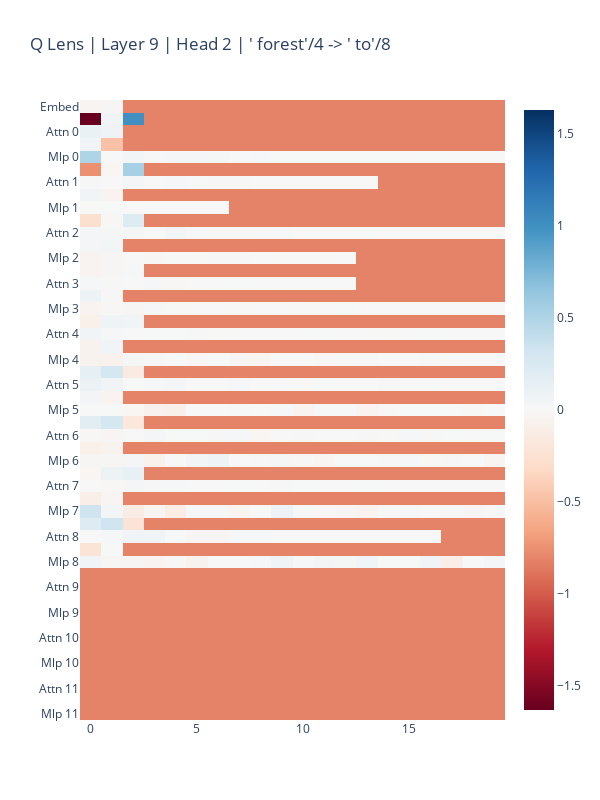

The code cell stored with this chart in its notebook:
### Code cell
head = uu[6]('q')

### Figure 1 — Plotly figure (JSON) as saved in the notebook; plotly's stock layout.template omitted (floating-point values rounded to 4 significant figures; data arrays with more than 128 entries replaced by an {"elided": "..."} marker saying what was removed)
{"data": [{"coloraxis": "coloraxis", "hovertemplate": "x: %{x}<br>y: %{y}<br>color: %{z}<extra></extra>", "name": "0", "type": "heatmap", "xaxis": "x", "y": ["Embed", "Attn 0 Error/Bias", "Attn 0", "Mlp 0 Error/Bias", "Mlp 0", "Attn 1 Error/Bias", "Attn 1", "Mlp 1 Error/Bias", "Mlp 1", "Attn 2 Error/Bias", "Attn 2", "Mlp 2 Error/Bias", "Mlp 2", "Attn 3 Error/Bias", "Attn 3", "Mlp 3 Error/Bias", "Mlp 3", "Attn 4 Error/Bias", "Attn 4", "Mlp 4 Error/Bias", "Mlp 4", "Attn 5 Error/Bias", "Attn 5", "Mlp 5 Error/Bias", "Mlp 5", "Attn 6 Error/Bias", "Attn 6", "Mlp 6 Error/Bias", "Mlp 6", "Attn 7 Error/Bias", "Attn 7", "Mlp 7 Error/Bias", "Mlp 7", "Attn 8 Error/Bias", "Attn 8", "Mlp 8 Error/Bias", "Mlp 8", "Attn 9 Error/Bias", "Attn 9", "Mlp 9 Error/Bias", "Mlp 9", "Attn 10 Error/Bias", "Attn 10", "Mlp 10 Error/Bias", "Mlp 10", "Attn 11 Error/Bias", "Attn 11", "Mlp 11 Error/Bias", "Mlp 11"], "yaxis": "y", "z": {"elided": "49x20 float values"}}], "layout": {"coloraxis": {"cmid": 0, "colorscale": [[0, "rgb(103,0,31)"], [0.1, "rgb(178,24,43)"], [0.2, "rgb(214,96,77)"], [0.3, "rgb(244,165,130)"], [0.4, "rgb(253,219,199)"], [0.5, "rgb(247,247,247)"], [0.6, "rgb(209,229,240)"], [0.7, "rgb(146,197,222)"], [0.8, "rgb(67,147,195)"], [0.9, "rgb(33,102,172)"], [1, "rgb(5,48,97)"]]}, "height": 800, "title": {"text": "Q Lens | Layer 9 | Head 2 | ' forest'/4 -> ' to'/8"}, "width": 600, "xaxis": {"anchor": "y", "constrain": "domain", "domain": [0, 1], "scaleanchor": "y"}, "yaxis": {"anchor": "x", "autorange": "reversed", "constrain": "domain", "domain": [0, 1]}}}
